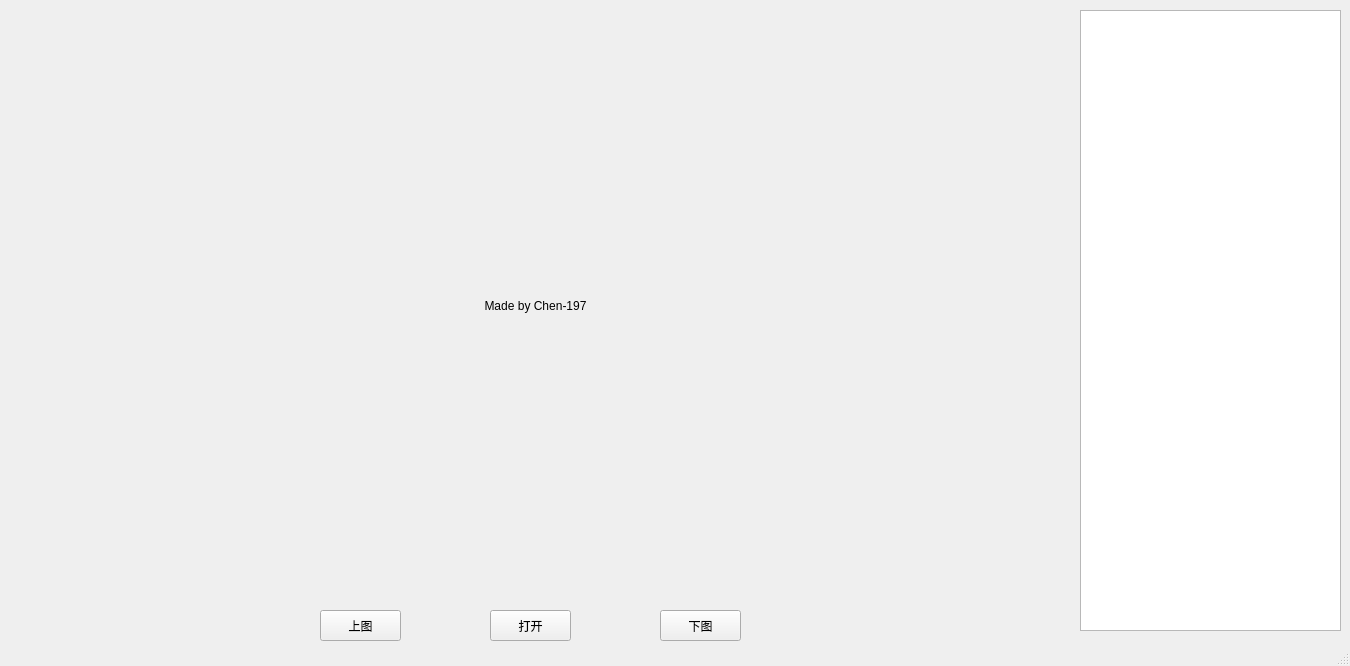
<?xml version="1.0" encoding="UTF-8"?>
<ui version="4.0">
 <class>MainWindow</class>
 <widget class="QMainWindow" name="MainWindow">
  <property name="geometry">
   <rect>
    <x>0</x>
    <y>0</y>
    <width>1350</width>
    <height>666</height>
   </rect>
  </property>
  <property name="minimumSize">
   <size>
    <width>1350</width>
    <height>666</height>
   </size>
  </property>
  <property name="maximumSize">
   <size>
    <width>66666</width>
    <height>66666</height>
   </size>
  </property>
  <property name="windowTitle">
   <string>PicViewer</string>
  </property>
  <widget class="QWidget" name="centralwidget">
   <widget class="QLabel" name="label">
    <property name="geometry">
     <rect>
      <x>10</x>
      <y>10</y>
      <width>1051</width>
      <height>591</height>
     </rect>
    </property>
    <property name="text">
     <string>Made by Chen-197</string>
    </property>
    <property name="alignment">
     <set>Qt::AlignCenter</set>
    </property>
   </widget>
   <widget class="QPushButton" name="pushButton">
    <property name="geometry">
     <rect>
      <x>490</x>
      <y>610</y>
      <width>81</width>
      <height>31</height>
     </rect>
    </property>
    <property name="text">
     <string>打开</string>
    </property>
   </widget>
   <widget class="QPushButton" name="PrePic">
    <property name="geometry">
     <rect>
      <x>320</x>
      <y>610</y>
      <width>81</width>
      <height>31</height>
     </rect>
    </property>
    <property name="text">
     <string>上图</string>
    </property>
   </widget>
   <widget class="QPushButton" name="NextPic">
    <property name="geometry">
     <rect>
      <x>660</x>
      <y>610</y>
      <width>81</width>
      <height>31</height>
     </rect>
    </property>
    <property name="text">
     <string>下图</string>
    </property>
   </widget>
   <widget class="QListWidget" name="PicList">
    <property name="geometry">
     <rect>
      <x>1080</x>
      <y>10</y>
      <width>261</width>
      <height>621</height>
     </rect>
    </property>
   </widget>
  </widget>
  <widget class="QMenuBar" name="menubar">
   <property name="geometry">
    <rect>
     <x>0</x>
     <y>0</y>
     <width>1350</width>
     <height>23</height>
    </rect>
   </property>
  </widget>
  <widget class="QStatusBar" name="statusbar"/>
 </widget>
 <resources/>
 <connections/>
</ui>
